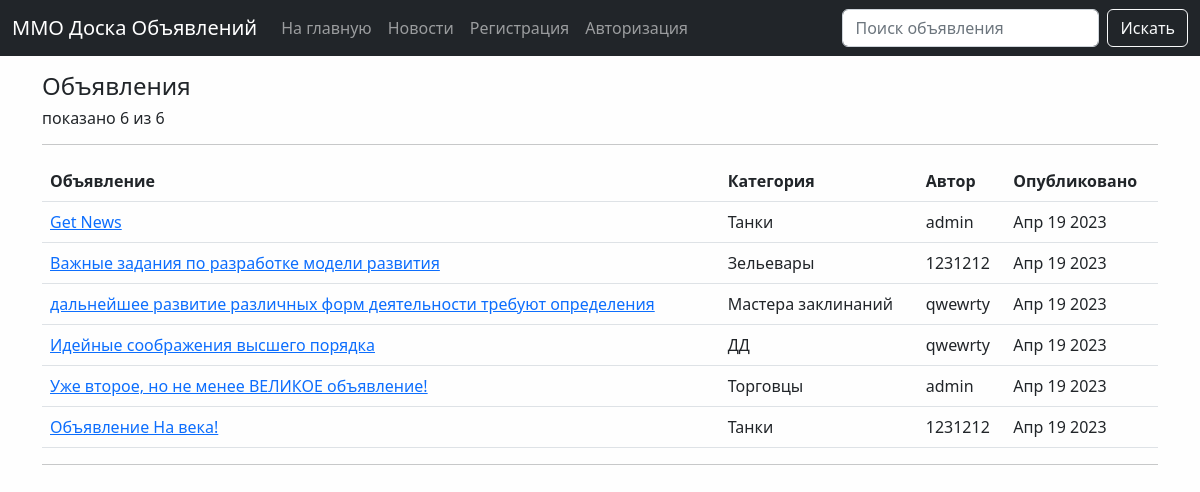
The page / on the database its author committed.
### board/models.py (models this page shows, shortened)
class Post(models.Model):
    title = models.CharField(max_length=100)
    content = RichTextUploadingField()
    category = models.ForeignKey(
        'Category',
        related_name='posts',
        verbose_name='Категория',
        on_delete=models.PROTECT,
        blank=False
    )
    author = models.ForeignKey(
        User,
        related_name='posts',
        verbose_name='Автор',
        on_delete=models.CASCADE,
    )
    created_at = models.DateTimeField(
        auto_now_add=True
    )
    class Meta:
        verbose_name = 'Объявление'
        verbose_name_plural = 'Объявления'
        ordering = ['-created_at']

class Category(models.Model):
    title = models.CharField(
        max_length=100,
        verbose_name='Название',
    )
    class Meta:
        verbose_name = 'Категория'
        verbose_name_plural = 'Категории'
        ordering = ['title']
    def __str__(self):
        return self.title

### board/views.py (the view)
# urls.py: path('', PostList.as_view(), name='index'),
class PostList(ListView):
    model = Post
    template_name = 'board/post_list.html'
    context_object_name = 'posts'
    paginate_by = 10

### board/templates/board/post_list.html (shortened to what this page needs)
{% extends 'base.html' %}
{% block content %}
    <h4>Объявления</h4>
    <h6>показано {{ posts|length }} из {{ paginator.count }}</h6>
    <hr>
    {% if posts %}
        <center>
            <table class="table">
                <thead>
                    <tr>
                        <th scope="col">Объявление</th>
                        <th scope="col">Категория</th>
                        <th scope="col">Автор</th>
                        <th scope="col">Опубликовано</th>
                    </tr>
                </thead>
                <tbody>
                    {% for post in posts %}
                        <tr>
                            <td><a href="{% url 'board:post_detail' post.pk %}">{{ post.title }}</a></td>
                            <td>{{ post.category }}</td>
                            <td>{{ post.author }}</td>
                            <td>{{ post.created_at|date:'M d Y' }}</td>
                        </tr>
                    {% endfor %}
                </tbody>
            </table>
        </center>
    {% else %}
        <h6>Объявления отсутствуют.</h6>
    {% endif %}
    <hr>
{% endblock %}

### MMORPG_Board/static/css/style.css (style rules this page uses)
body { background-color: #fefefe; }

### rows shown on the page
Post: title "Get News", category "Танки", author "admin", created_at "Апр 19 2023"
Post: title "Важные задания по разработке модели развития", category "Зельевары", author "1231212", created_at "Апр 19 2023"
Post: title "дальнейшее развитие различных форм деятельности требуют определения", category "Мастера заклинаний", author "qwewrty", created_at "Апр 19 2023"
Post: title "Идейные соображения высшего порядка", category "ДД", author "qwewrty", created_at "Апр 19 2023"
Post: title "Уже второе, но не менее ВЕЛИКОЕ объявление!", category "Торговцы", author "admin", created_at "Апр 19 2023"
Post: title "Объявление На века!", category "Танки", author "1231212", created_at "Апр 19 2023"

### other values the page prints
{{ posts|length }} "6"
{{ paginator.count }} "6"
